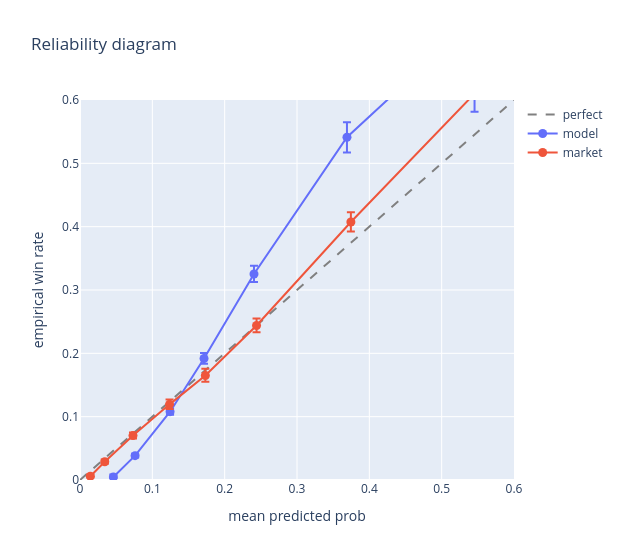

Here is the notebook cell this chart was saved with:
### Code cell
diag.plot_reliability(rel_model, rel_market).show()

### Figure 1 — Plotly figure (JSON) as saved in the notebook; plotly's stock layout.template omitted (floating-point values rounded to 4 significant figures)
{"data": [{"line": {"color": "gray", "dash": "dash"}, "mode": "lines", "name": "perfect", "showlegend": true, "type": "scatter", "x": [0, 1], "y": [0, 1]}, {"error_y": {"array": [0.003799, 0.00319, 0.005198, 0.008568, 0.01298, 0.02375, 0.1093], "arrayminus": [0.002131, 0.002955, 0.004986, 0.008286, 0.01271, 0.02394, 0.1458], "symmetric": false, "type": "data"}, "hovertext": ["bin=[2%, 5%)<br>n=2277<br>mean_pred=0.046<br>emp=0.005", "bin=[5%, 10%)<br>n=15060<br>mean_pred=0.076<br>emp=0.038", "bin=[10%, 15%)<br>n=14259<br>mean_pred=0.125<br>emp=0.108", "bin=[15%, 20%)<br>n=8384<br>mean_pred=0.171<br>emp=0.192", "bin=[20%, 30%)<br>n=5106<br>mean_pred=0.241<br>emp=0.325", "bin=[30%, 50%)<br>n=1674<br>mean_pred=0.369<br>emp=0.541", "bin=[50%, 100%)<br>n=44<br>mean_pred=0.545<br>emp=0.727"], "marker": {"color": "#636EFA", "size": 9}, "mode": "markers+lines", "name": "model", "type": "scatter", "x": [0.04614, 0.07614, 0.1245, 0.1715, 0.2405, 0.3691, 0.5455], "y": [0.004831, 0.03845, 0.1079, 0.1918, 0.3253, 0.5412, 0.7273]}, {"error_y": {"array": [0.003083, 0.00356, 0.004965, 0.007728, 0.01047, 0.01118, 0.01517, 0.03264], "arrayminus": [0.002024, 0.003178, 0.00466, 0.007318, 0.009962, 0.01084, 0.015, 0.03407], "symmetric": false, "type": "data"}, "hovertext": ["bin=[0%, 2%)<br>n=3583<br>mean_pred=0.014<br>emp=0.006", "bin=[2%, 5%)<br>n=9487<br>mean_pred=0.034<br>emp=0.029", "bin=[5%, 10%)<br>n=10823<br>mean_pred=0.073<br>emp=0.070", "bin=[10%, 15%)<br>n=7141<br>mean_pred=0.124<br>emp=0.119", "bin=[15%, 20%)<br>n=5072<br>mean_pred=0.173<br>emp=0.165", "bin=[20%, 30%)<br>n=5841<br>mean_pred=0.244<br>emp=0.244", "bin=[30%, 50%)<br>n=4072<br>mean_pred=0.374<br>emp=0.407", "bin=[50%, 100%)<br>n=785<br>mean_pred=0.577<br>emp=0.647"], "marker": {"color": "#EF553B", "size": 9}, "mode": "markers+lines", "name": "market", "type": "scatter", "x": [0.0143, 0.03422, 0.07326, 0.1238, 0.1733, 0.2441, 0.3745, 0.5767], "y": [0.005861, 0.02878, 0.07013, 0.1195, 0.165, 0.244, 0.4074, 0.6471]}], "layout": {"height": 560, "title": {"text": "Reliability diagram"}, "width": 620, "xaxis": {"range": [0, 0.6], "title": {"text": "mean predicted prob"}}, "yaxis": {"range": [0, 0.6], "title": {"text": "empirical win rate"}}}}
